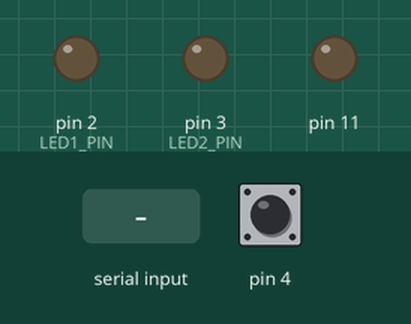
Simulated run of this sketch. Board: Arduino Uno, built with avr-gcc and run on an emulated ATmega328P. On the bench: output pins drawn as LEDs (lit = HIGH). Dashed ring = blinking. The test bench sets the inputs (shaded band); at power-on: pin 4 HIGH. What the sketch prints to the serial monitor is not drawn.

Above: at 1.2 s.
1.3 s: pin 4 pulled LOW for 0.15 s
At 2.6 s:
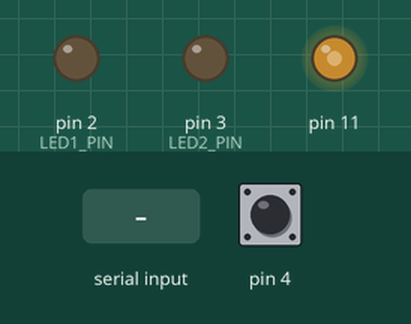
3.0 s: pin 4 pulled LOW for 1 s
At 3.8 s:
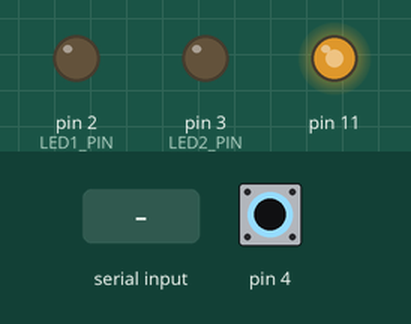
5.5 s: pin 4 pulled LOW for 0.15 s
At 6.7 s:
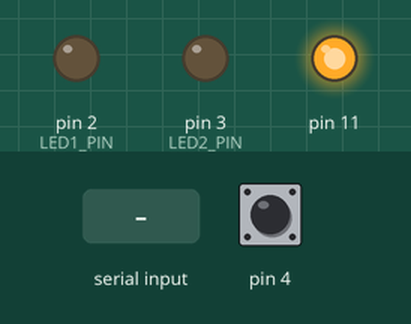
7.1 s: "90,45\n" received over Serial
8.6 s: "1\n" received over Serial
10.1 s: "30,150\n" received over Serial
At 11.2 s:
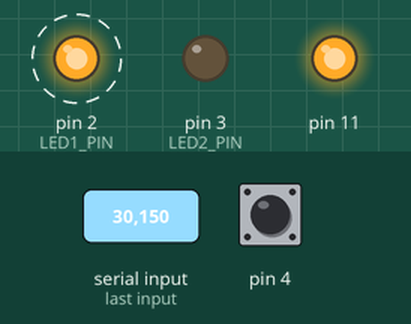
Timing chart, 0 to 14.1 s (numbered marks = the images above; inputs shaded):
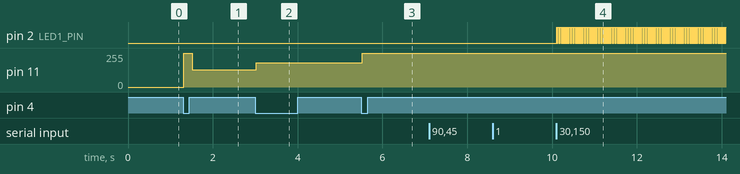

The sketch:

projectAddMotor.ino
```cpp
/*
 * PROJECT-ADDMOTOR : Independent asynchronous control of two LEDs plus a
 *                    push-button controlled PWM fan, using a polled,
 *                    round-robin cyclic executive and a company-owned
 *                    millisecond time base
 * CMPE 311 - UMBC
 *
 * Extends PROJECT-MYMILLI per ECO 0.3.1:
 *   - Two LEDs on digital pins 2 and 3 (EC.3) blink independently at
 *     intervals set over the serial-monitor (HL.3, HL.5, Table 4 dialog).
 *   - A DC motor fan, driven through an L293D by a 31.4 kHz PWM signal on
 *     digital pin 11 (HL.7-HL.10), has 4 speeds: OFF, LOW, MEDIUM, HIGH
 *     (HL.14). Each press of the push button on digital pin 4 steps
 *     OFF-LOW-MED-HIGH-MED-LOW-OFF (HL.12, HL.15, Table 5).
 *   - All timing comes from mymilli() (myMilli.h). The fan PWM, button ISR
 *     and their register constants are in myFan.h. No avr.h register names.
 *   - The fan is one more task in the function pointer table, so it never
 *     disturbs the LEDs or the serial dialog (HL.13).
 *   - No RTOS or 3rd-party multitasking library is used (EC.5).
 */

#include "myMilli.h"   // mymilli(), mymicros(), myMilliInit()
#include "myFan.h"     // fanInit(), fanTask(), button ISR, fan PWM

// ---------------------------------------------------------------------------
// Build options
// ---------------------------------------------------------------------------
// Set to 1 only for tests T.13, T.17 and T.21 (timing report). Leave 0 for delivery.
#define CE_INSTRUMENT 0

// ---------------------------------------------------------------------------
// Hardware
// ---------------------------------------------------------------------------
const uint8_t LED1_PIN = 2;          // EC.3: LED1 on digital pin 2
const uint8_t LED2_PIN = 3;          // EC.3: LED2 on digital pin 3
// Fan PWM on digital pin 11 and button on digital pin 4: see myFan.h.

// ---------------------------------------------------------------------------
// Cyclic executive: task control block and function pointer table
// ---------------------------------------------------------------------------
typedef void (*TaskFunction)(void);  // every task: no args, runs to completion

typedef struct {
  TaskFunction  run;                 // pointer to the task function
  uint32_t      period;              // msec between dispatches; 0 = every cycle
  uint32_t      lastRun;             // mymilli() timestamp of last dispatch
  bool          enabled;             // false = skipped by the dispatcher
} Task;

// Task IDs double as indices into taskTable[] (round-robin order).
enum TaskId { TASK_LED1 = 0, TASK_LED2, TASK_SERIAL, TASK_FAN, NUM_TASKS };

// Task function prototypes
void taskLed1(void);
void taskLed2(void);
void taskSerial(void);
// fanTask() is defined in myFan.h

// The task table. LED tasks start disabled (LEDs off) until The User sets
// an interval; the serial and fan tasks are always enabled and polled every
// cycle.
Task taskTable[NUM_TASKS] = {
  /* run          period  lastRun  enabled */
  { taskLed1,     0,      0,       false },   // TASK_LED1
  { taskLed2,     0,      0,       false },   // TASK_LED2
  { taskSerial,   0,      0,       true  },   // TASK_SERIAL
  { fanTask,      0,      0,       true  },   // TASK_FAN (ECO 0.3.1)
};

#if CE_INSTRUMENT
uint32_t ceCycles      = 0;          // completed dispatcher cycles
uint32_t ceMaxCycleUs  = 0;          // worst-case cycle time, microseconds
uint32_t ceMaxTaskUs[NUM_TASKS] = {0};
uint32_t ceLastReport  = 0;
#endif

// Polled, round-robin dispatcher. Visits every table entry once per cycle in
// fixed index order and calls the task through its function pointer when the
// task is enabled and its period has elapsed.
void dispatchTasks(void) {
#if CE_INSTRUMENT
  uint32_t cycleStart = mymicros();
#endif
  for (uint8_t i = 0; i < NUM_TASKS; i++) {
    Task *t = &taskTable[i];
    if (!t->enabled) continue;
    uint32_t now = mymilli();
    if (now - t->lastRun >= t->period) {     // unsigned math: rollover safe
      if (t->period != 0 && now - t->lastRun < 2UL * t->period)
        t->lastRun += t->period;           // fixed-rate: no cumulative drift
      else
        t->lastRun = now;                  // period 0, or overrun: resync, no burst
#if CE_INSTRUMENT
      uint32_t ts = mymicros();
#endif
      t->run();                            // dispatch via function pointer
#if CE_INSTRUMENT
      uint32_t dt = mymicros() - ts;
      if (dt > ceMaxTaskUs[i]) ceMaxTaskUs[i] = dt;
#endif
    }
  }
#if CE_INSTRUMENT
  uint32_t cycleUs = mymicros() - cycleStart;
  if (cycleUs > ceMaxCycleUs) ceMaxCycleUs = cycleUs;
  ceCycles++;
  if (mymilli() - ceLastReport >= 5000UL) {
    ceLastReport = mymilli();
    Serial.print(F("\n[CE] mymilli=")); Serial.print(ceLastReport);
    Serial.print(F(" millis=")); Serial.print(millis());   // T.17: must not advance
    Serial.print(F(" fan=")); Serial.print(fanSpeed());
    Serial.print(F(" duty=")); Serial.print(fanDuty());
    Serial.print(F(" presses=")); Serial.print(fanPresses());
    Serial.print(F(" edges=")); Serial.print(fanEdges());
    Serial.print(F(" cycles=")); Serial.print(ceCycles);
    Serial.print(F(" maxCycle_us=")); Serial.print(ceMaxCycleUs);
    for (uint8_t i = 0; i < NUM_TASKS; i++) {
      Serial.print(F(" t")); Serial.print(i);
      Serial.print(F("_us=")); Serial.print(ceMaxTaskUs[i]);
    }
    Serial.println();
  }
#endif
}

// ---------------------------------------------------------------------------
// LED tasks
// ---------------------------------------------------------------------------
bool led1On = false;
bool led2On = false;

// Each LED task is dispatched once per half-period and simply toggles its
// LED, so the dispatcher's timing defines the blink rate (HL.6).
void taskLed1(void) {
  led1On = !led1On;
  digitalWrite(LED1_PIN, led1On ? HIGH : LOW);
}

void taskLed2(void) {
  led2On = !led2On;
  digitalWrite(LED2_PIN, led2On ? HIGH : LOW);
}

// Called by the serial task to (re)configure one LED task. Only that LED's
// table entry is touched, so the other LED is unaffected (Table 5).
void setLedInterval(uint8_t ledNumber, uint32_t halfPeriod) {
  uint8_t id  = (ledNumber == 1) ? TASK_LED1 : TASK_LED2;
  uint8_t pin = (ledNumber == 1) ? LED1_PIN  : LED2_PIN;
  if (ledNumber == 1) led1On = true; else led2On = true;
  digitalWrite(pin, HIGH);                    // begin on-phase immediately
  taskTable[id].period  = halfPeriod;
  taskTable[id].lastRun = mymilli();
  taskTable[id].enabled = true;
}

// ---------------------------------------------------------------------------
// Serial task: non-blocking prompt/read state machine
// ---------------------------------------------------------------------------
enum InputState { ASK_LED, ASK_INTERVAL };
InputState inputState  = ASK_LED;
uint8_t    selectedLed = 0;          // 1 or 2, chosen in ASK_LED
char       lineBuf[16];
uint8_t    lineLen  = 0;
bool       prompted = false;         // has the current prompt been printed?

// Read available serial chars into lineBuf without blocking.
// Returns true once a full line (terminated by \n or \r) is ready.
bool readLineNonBlocking(void) {
  while (Serial.available() > 0) {
    char c = Serial.read();
    if (c == '\n' || c == '\r') {
      if (lineLen == 0) continue;             // ignore stray CR/LF
      lineBuf[lineLen] = '\0';
      lineLen = 0;
      return true;
    }
    if (lineLen < sizeof(lineBuf) - 1) lineBuf[lineLen++] = c;
  }
  return false;                               // nothing complete yet
}

void taskSerial(void) {
  if (!prompted) {                            // print each prompt exactly once
    if (inputState == ASK_LED) Serial.print(F("What LED? (1 or 2) "));
    else                       Serial.print(F("What interval (in msec)? "));
    prompted = true;
  }

  if (!readLineNonBlocking()) return;         // no full line yet: yield

  long value = atol(lineBuf);
  Serial.println(value);                      // echo the accepted number

  if (inputState == ASK_LED) {
    if (value == 1 || value == 2) { selectedLed = (uint8_t)value; inputState = ASK_INTERVAL; }
    else                          { Serial.println(F("  Please enter 1 or 2.")); }
  } else {                                    // ASK_INTERVAL
    if (value > 1) {
      uint32_t half = (uint32_t)value / 2UL;  // Table 5: 600 -> 300/300
      setLedInterval(selectedLed, half);
      Serial.print(F("  LED")); Serial.print(selectedLed);
      Serial.print(F(" -> ")); Serial.print(half);
      Serial.print(F(" ms on / ")); Serial.print(half);
      Serial.println(F(" ms off."));
    } else {
      Serial.println(F("  Interval must be 2 msec or more."));
    }
    inputState = ASK_LED;
  }
  prompted = false;                           // trigger the next prompt
}

// ---------------------------------------------------------------------------
// Arduino entry points
// ---------------------------------------------------------------------------
void setup() {
  myMilliInit();          // own time base: Timer1 PWM counter + own ISR
  fanInit();              // fan PWM (Timer2, pin 11) + button ISR (pin 4)
  pinMode(LED1_PIN, OUTPUT);
  pinMode(LED2_PIN, OUTPUT);
  digitalWrite(LED1_PIN, LOW);
  digitalWrite(LED2_PIN, LOW);
  Serial.begin(9600);
}

void loop() {
  dispatchTasks();        // the cyclic executive: loop() calls nothing else
}
```

myMilli.h
```cpp
/*
 * myMilli.h : Company-owned replacement for the Arduino millis() time base
 * CMPE 311 - UMBC - PROJECT-MYMILLI (ECO 0.3)
 *
 * Replaces, with code written by The Developer:
 *   - millis()                -> mymilli()          (EC.1.0)
 *   - the Timer0 overflow ISR -> MM_TIMER1_ISR      (EC.1.0.1)
 *   - avr/io.h register names -> MM_* constants     (EC.1.0.2)
 *
 * Extensions beyond millis() (permitted by EC.1.0):
 *   - mymicros()   : 4 usec resolution time stamp from the same counter
 *   - myMilliInit(): optionally stops the Arduino Timer0 interrupt so that
 *                    nothing in The System can depend on Arduino timing
 *
 * Time base
 *   Timer/Counter1 (the 16-bit PWM counter of pins 9 and 10) is run in
 *   Fast PWM mode 14 with TOP = ICR1 = 249 and a clock prescaler of 64:
 *       16 MHz / 64 = 250 kHz  ->  4 usec per count
 *       250 counts per PWM period  ->  exactly 1.000 msec per period
 *   The Timer1 overflow interrupt (TOV1, set each time the counter reaches
 *   TOP) runs MM_TIMER1_ISR once per PWM period, which adds 1 to the
 *   millisecond counter. No fractional correction is needed, unlike the
 *   Arduino Timer0 ISR (1.024 msec per overflow). The output-compare pins
 *   stay disconnected, so pins 9 and 10 remain ordinary digital pins.
 *
 * Usage
 *   Include this file in exactly ONE source file (the sketch), because it
 *   defines the ISR and the functions, not just their prototypes.
 *   Call myMilliInit() once at the start of setup().
 *   Do not call delay(), millis() or micros() from arduino.h after
 *   myMilliInit(): with MM_STOP_ARDUINO_TIMER0 set to 1 they stop advancing.
 *
 * This file includes only <stdint.h>. No register name, bit name or ISR
 * macro from avr/io.h or avr/interrupt.h is used.
 */
#ifndef MY_MILLI_H
#define MY_MILLI_H

#include <stdint.h>

// ===========================================================================
// Configuration
// ===========================================================================
#ifndef MM_STOP_ARDUINO_TIMER0
#define MM_STOP_ARDUINO_TIMER0 1   // 1 = disable the Arduino millis() ISR
#endif

#define MM_CPU_HZ          16000000UL   // ELEGOO Uno R3 system clock
#define MM_PRESCALE        64UL         // Timer1 clock = CPU clock / 64
#define MM_US_PER_COUNT    4UL          // 1e6 / (16e6 / 64)
#define MM_TOP             249U         // counts 0..249 = 250 counts = 1 msec
#define MM_US_PER_MS       1000UL

// ===========================================================================
// Register access (ATmega328P data-sheet addresses, data space)
// ===========================================================================
// Each register is reached through a volatile pointer to its fixed data-space
// address. The host test harness may redefine MM_REG8 to point at an array.
#ifndef MM_REG8
#define MM_REG8(addr)  (*(volatile uint8_t *)(uintptr_t)(addr))
#endif

#define MM_SREG        MM_REG8(0x5F)   // status register (bit 7 = global I)
#define MM_TIFR1       MM_REG8(0x36)   // Timer1 interrupt flag register
#define MM_TIMSK0      MM_REG8(0x6E)   // Timer0 interrupt mask (Arduino millis)
#define MM_TIMSK1      MM_REG8(0x6F)   // Timer1 interrupt mask
#define MM_TCCR1A      MM_REG8(0x80)   // Timer1 control A
#define MM_TCCR1B      MM_REG8(0x81)   // Timer1 control B
#define MM_TCCR1C      MM_REG8(0x82)   // Timer1 control C
#define MM_TCNT1L      MM_REG8(0x84)   // Timer1 counter, low byte
#define MM_TCNT1H      MM_REG8(0x85)   // Timer1 counter, high byte
#define MM_ICR1L       MM_REG8(0x86)   // Timer1 input capture (TOP), low
#define MM_ICR1H       MM_REG8(0x87)   // Timer1 input capture (TOP), high
#define MM_OCR1AL      MM_REG8(0x88)   // Timer1 compare A, low
#define MM_OCR1AH      MM_REG8(0x89)   // Timer1 compare A, high
#define MM_OCR1BL      MM_REG8(0x8A)   // Timer1 compare B, low
#define MM_OCR1BH      MM_REG8(0x8B)   // Timer1 compare B, high

// Bit masks
#define MM_SREG_I      0x80   // SREG bit 7: global interrupt enable
#define MM_TOIE0_BIT   0x01   // TIMSK0 bit 0: Timer0 overflow interrupt enable
#define MM_TOIE1_BIT   0x01   // TIMSK1 bit 0: Timer1 overflow interrupt enable
#define MM_TOV1_BIT    0x01   // TIFR1  bit 0: Timer1 overflow flag
#define MM_WGM11_BIT   0x02   // TCCR1A bit 1
#define MM_WGM12_BIT   0x08   // TCCR1B bit 3
#define MM_WGM13_BIT   0x10   // TCCR1B bit 4
#define MM_CS11_BIT    0x02   // TCCR1B bit 1
#define MM_CS10_BIT    0x01   // TCCR1B bit 0

// Fast PWM mode 14 (WGM13:0 = 1110, TOP = ICR1); COM1A/COM1B = 00 (pins
// disconnected); clock select CS12:0 = 011 (clk/64).
#define MM_TCCR1A_VALUE  (MM_WGM11_BIT)
#define MM_TCCR1B_VALUE  (MM_WGM13_BIT | MM_WGM12_BIT | MM_CS11_BIT | MM_CS10_BIT)

// Interrupt vector number of TIMER1_OVF on the ATmega328P (data sheet
// Table 12-6, vector 14 counted from 1 = RESET, so __vector_13).
#define MM_TIMER1_OVF_VECTOR_NUM 13

// ===========================================================================
// Interrupt control (own definitions, no avr/interrupt.h)
// ===========================================================================
#ifndef MM_CLI
#define MM_CLI()  __asm__ __volatile__ ("cli" ::: "memory")
#endif
#ifndef MM_SEI
#define MM_SEI()  __asm__ __volatile__ ("sei" ::: "memory")
#endif

// ISR declaration. The "signal" attribute makes avr-gcc save and restore
// every register the handler uses, plus SREG, and end with RETI. The name
// __vector_N is what the AVR start-up code places in interrupt vector N.
#define MM_VECTOR_NAME_(n)  __vector_ ## n
#define MM_VECTOR_NAME(n)   MM_VECTOR_NAME_(n)
#ifndef MM_ISR
#define MM_ISR(n) \
  extern "C" void MM_VECTOR_NAME(n)(void) \
      __attribute__((signal, used, externally_visible)); \
  void MM_VECTOR_NAME(n)(void)
#endif

// ===========================================================================
// State
// ===========================================================================
// Written only by the ISR (and zeroed by myMilliInit with interrupts off).
// Volatile: the main program must re-read it every time.
static volatile uint32_t mmMillis = 0;

// ===========================================================================
// ISR: Timer1 overflow, once per 1.000 msec PWM period (EC.1.0.1)
// ===========================================================================
MM_ISR(MM_TIMER1_OVF_VECTOR_NUM) {
  mmMillis++;              // hardware clears TOV1 on entry to this ISR
}

// ===========================================================================
// API
// ===========================================================================

// Configure Timer/Counter1 and start the millisecond counter at 0.
// Must be called once, before any task reads the time.
void myMilliInit(void) {
  uint8_t oldSreg = MM_SREG;
  MM_CLI();                                   // configure atomically

#if MM_STOP_ARDUINO_TIMER0
  MM_TIMSK0 &= (uint8_t)~MM_TOIE0_BIT;        // stop the Arduino millis() ISR
#endif

  MM_TCCR1B = 0;                              // stop Timer1 while configuring
  MM_TCCR1A = MM_TCCR1A_VALUE;                // Arduino init() left it in mode 1
  MM_TCCR1C = 0;
  MM_ICR1H  = (uint8_t)(MM_TOP >> 8);         // 16-bit write: high byte first
  MM_ICR1L  = (uint8_t)(MM_TOP & 0xFF);
  MM_TCNT1H = 0;                              // restart the PWM period
  MM_TCNT1L = 0;
  MM_TIFR1  = MM_TOV1_BIT;                    // writing 1 clears a stale flag
  MM_TIMSK1 = MM_TOIE1_BIT;                   // overflow interrupt only
  mmMillis  = 0;
  MM_TCCR1B = MM_TCCR1B_VALUE;                // start: Fast PWM 14, clk/64

  MM_SREG = oldSreg;                          // restore interrupt state
  MM_SEI();                                   // the time base needs interrupts
}

// Milliseconds since myMilliInit(), modulo 2^32 (wraps after ~49.7 days).
// Replaces millis(). The 32-bit copy is made with interrupts off so the ISR
// cannot change the value half-way through the 4-byte read.
uint32_t mymilli(void) {
  uint8_t oldSreg = MM_SREG;
  MM_CLI();
  uint32_t m = mmMillis;
  MM_SREG = oldSreg;
  return m;
}

// Microseconds since myMilliInit(), 4 usec resolution, modulo 2^32.
// Extension: replaces micros() for the T.13 instrumentation.
uint32_t mymicros(void) {
  uint8_t oldSreg = MM_SREG;
  MM_CLI();
  uint32_t m  = mmMillis;
  uint8_t  lo = MM_TCNT1L;                    // 16-bit read: low byte first
  uint8_t  hi = MM_TCNT1H;
  uint16_t t  = (uint16_t)((hi << 8) | lo);
  // An overflow that happened while interrupts were off has not been counted
  // yet. If the counter is at TOP or has already wrapped past it, count it.
  if ((MM_TIFR1 & MM_TOV1_BIT) && (t == MM_TOP || t < (MM_TOP / 2))) m++;
  MM_SREG = oldSreg;
  // The ISR fires at TOP, so TOP is the first count of a new millisecond.
  uint32_t partUs = (t >= MM_TOP) ? 0UL : ((uint32_t)t + 1UL) * MM_US_PER_COUNT;
  return m * MM_US_PER_MS + partUs;
}

#endif // MY_MILLI_H
```

Source omitted: myFan.h (9169 bytes)

Measured:
- after the input at 1.3 s, pin 11: 0/255 → 255/255 at once, → 128/255 0.20 s later
- after the input at 3.0 s, pin 11: 128/255 → 181/255 at once
- after the input at 5.5 s, pin 11: 181/255 → 255/255 at once
- after the input at 7.1 s, every drawn part: stays the same
- after the input at 8.6 s, every drawn part: stays the same
- after the input at 10.1 s, pin 2 (LED1_PIN): alternates HIGH for 0.01 s and LOW for 0.01 s, starting at once
